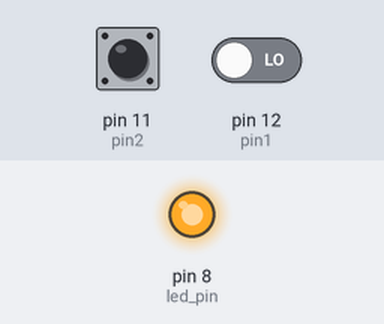
Bench run of a sketch on a simulated Arduino Uno, built with avr-gcc and run on an emulated ATmega328P. On the bench: output pins drawn as LEDs (lit = HIGH). Dashed ring = blinking. Inputs (shaded band) come from the test bench; at power-on: pin 12 (pin1) LOW, pin 11 (pin2) HIGH.

Above: at 1.2 s.
1.3 s: pin 12 (pin1) driven HIGH
At 2.3 s:
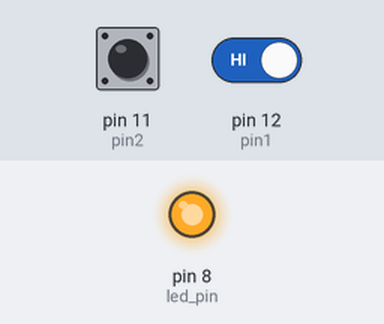
2.8 s: pin 12 (pin1) driven LOW
At 2.96 s:
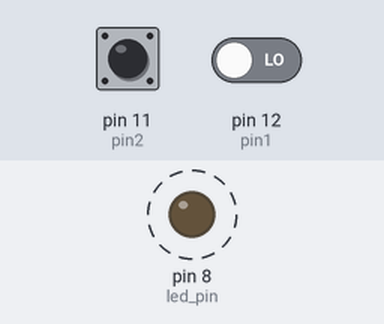
5.8 s: pin 11 (pin2) pulled LOW for 0.15 s
At 5.8 s:
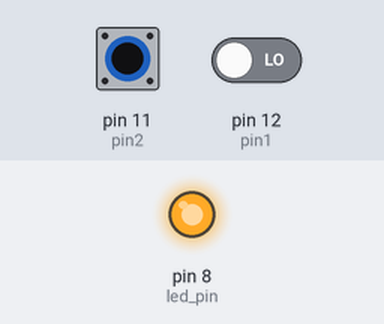
Timing chart, 0 to 8.8 s (numbered marks = the images above; inputs shaded):
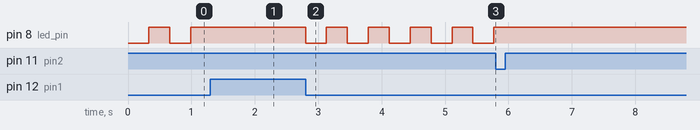

Measured:
- after the input at 1.3 s, pin 8 (led_pin): stops changing and stays HIGH
- after the input at 2.8 s, pin 8 (led_pin): alternates HIGH for 0.33 s and LOW for 0.33 s, starting at once
- after the input at 5.8 s, pin 8 (led_pin): stops changing and stays HIGH

The sketch:

PushButton.ino
```cpp
// initial ower variable
#define pin1 12                           // define pin to input
#define pin2 11                           // define pin to pullup_input
#define led_pin 8                         // define LED pin
uint8_t pin1_state = false;               // define variable and start state for pin1
uint8_t pin2_state = false;               // define variable and start state for pin2
uint8_t led_state = false;                // define variable and start state for LED
uint32_t previousMillis = 0;              // will store last time LED was updated
const uint32_t wait_time = 330;           // interval at which to blink (milliseconds)
unsigned long currentMillis;

void setup() {
  // setup device
  pinMode(pin2, INPUT);                   // set pin to input
  digitalWrite(pin2, HIGH);               // turn on pullup resistors
  pinMode(pin1, INPUT);                   // set pin to input
  pinMode(led_pin, OUTPUT);               // set pin to output
}


void loop() {
  // logic of program
  if (digitalRead(pin1) == HIGH) {        // check if the input is HIGH (button released)
    while(digitalRead(pin1) == HIGH);     // wait while pushed button
    pin1_state  = !pin1_state;
  }

  if (digitalRead(pin2) == LOW) {         // check if the input is HIGH (button released)
    while(digitalRead(pin2) == LOW);      // wait while pushed button
    pin2_state  = !pin2_state;
  }
  currentMillis = millis();               // update run time
  if (pin2_state and pin1_state){
    digitalWrite(led_pin, HIGH);          // turn ON LED
  }
  else if (currentMillis - previousMillis >= wait_time){
        previousMillis = currentMillis;
        led_state = !led_state;
        digitalWrite(led_pin, led_state); // change state LED
  }
}
```
